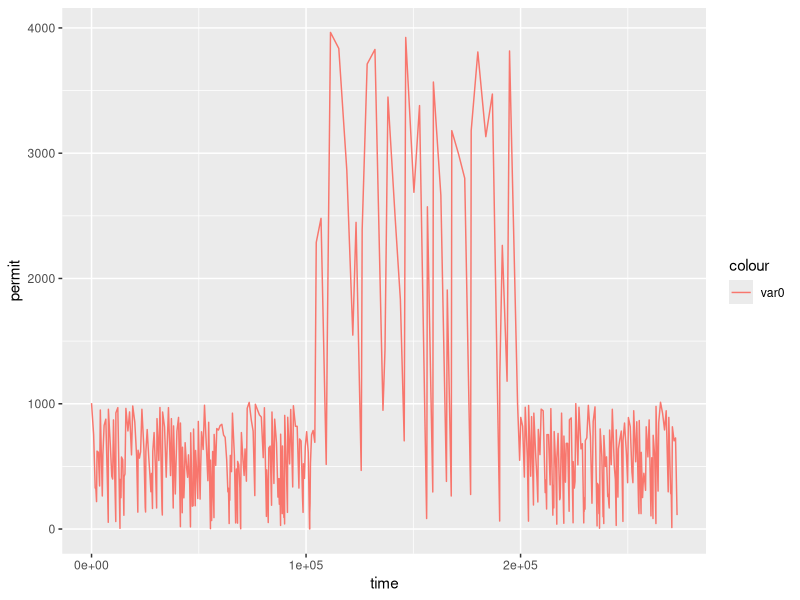

This chart was generated by the following R code: (Note: this script raises an error after producing the figure.)
require(ggplot2)
require(reshape2)

d <- read.csv('guava.csv')

ggplot(d, aes(time)) + 
  geom_line(aes(y = permit, colour="var0")) +
  # annotate("text", x = 150000, y = 800, label = "only hi pri;1024 bytes/sec")

ggsave(file='guava.png')

